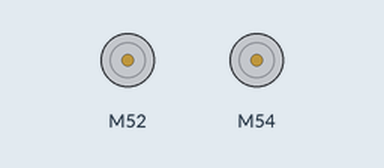
A program run on a simulated CircuitPython board. Shown: 2 × DC motor (green arrow = forward, orange = backward, longer = faster). What the program prints to the serial console is not drawn.

Above: at 5.0 s.
Timing chart, 0 to 16.9 s (numbered marks = the images above):
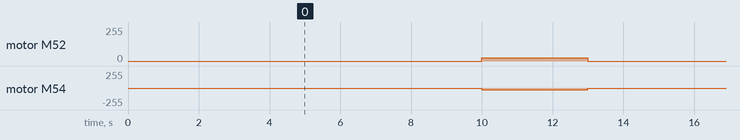

Measured:
- by itself, motor M52: alternates forward 25/255 for 3.0 s and stopped for 10.0 s
- by itself, motor M54: alternates backward 25/255 for 3.0 s and stopped for 10.0 s

The program:

core_code.py
```python
import time
import board
import pulseio
from adafruit_motor import servo

# time.monotonic() will be tried in place of time.time().
# time.monotonic() is a float, whereas time.time() is an integer,
# so time.monotonic should hopefully be more accurate.

# Note - As of now, for a lack of identical continuous rotation servos, two different models are being used for testing.
# There is the FITEC FS90R continuous rotation servo (from the Engineering III box) and the FEETECH FT90R continuous
# rotation servo (from the Dr. Shields' summer camp).

# Create PWMOut objects on pins A2 and A4.
pwm_1 = pulseio.PWMOut(board.A2, frequency=50)
pwm_2 = pulseio.PWMOut(board.A4, frequency=50)

# Create servo objects from those PWMOut objects.
servo_1 = servo.ContinuousServo(pwm_1)
servo_2 = servo.ContinuousServo(pwm_2)

Servo_Wait_Time = 10. + time.monotonic()
Print_Time = 2. + time.monotonic()
Message_Time = True
# It is better for Message_Time to be a boolean data value than a 0 or 1.

while True:

    Remaining_Servo_Wait = Servo_Wait_Time - time.monotonic()

    if Remaining_Servo_Wait > 0.:

        if Print_Time - time.monotonic() <= 0.:
            print("Time until servo turn: " + str(round(Remaining_Servo_Wait)))
            Print_Time = time.monotonic() + 2.

    # Note - The original code for turning the servos (unrevised):

    # if Remaining_Servo_Time <= 0:  # (==) does not work.
    #   print("Servos are turning.")
    #   servo_1.throttle = 0.1
    #   servo_2.throttle = -0.1
    #   time.sleep(1)
    #   servo_1.throttle = 0.
    #   servo_2.throttle = -0.
    #   Servo_Wait_Time = time.time() + 10

    # Note - The revised code for turning the servos. It uses two if statements two set a time duration for the
    # servos to turn. It was chosen because a time.sleep() command makes it so that the code basically does nothing
    # for one second, whereas the revised code allows for other actions to happen.

    if Remaining_Servo_Wait <= 0.:  # (==) does not work.

        if Message_Time:
            # if Message_Time == True is not correct. The above way is.
            # If the code was supposed to be if Message_Time == False, then
            # if not Message_Time would be used.
            print("The servos are turning.")
            Message_Time = False

        if not Message_Time:
            servo_1.throttle = 0.1
            servo_2.throttle = -0.1
            # The servos will be facing each other. For them to turn the food wheel in one direction, they
            # must turn opposite directions.

    if Remaining_Servo_Wait <= -3.:
        servo_1.throttle = 0.
        servo_2.throttle = -0.
        Message_Time = True
        Servo_Wait_Time = time.monotonic() + 10.
        Print_Time = time.monotonic() + 2.
```
